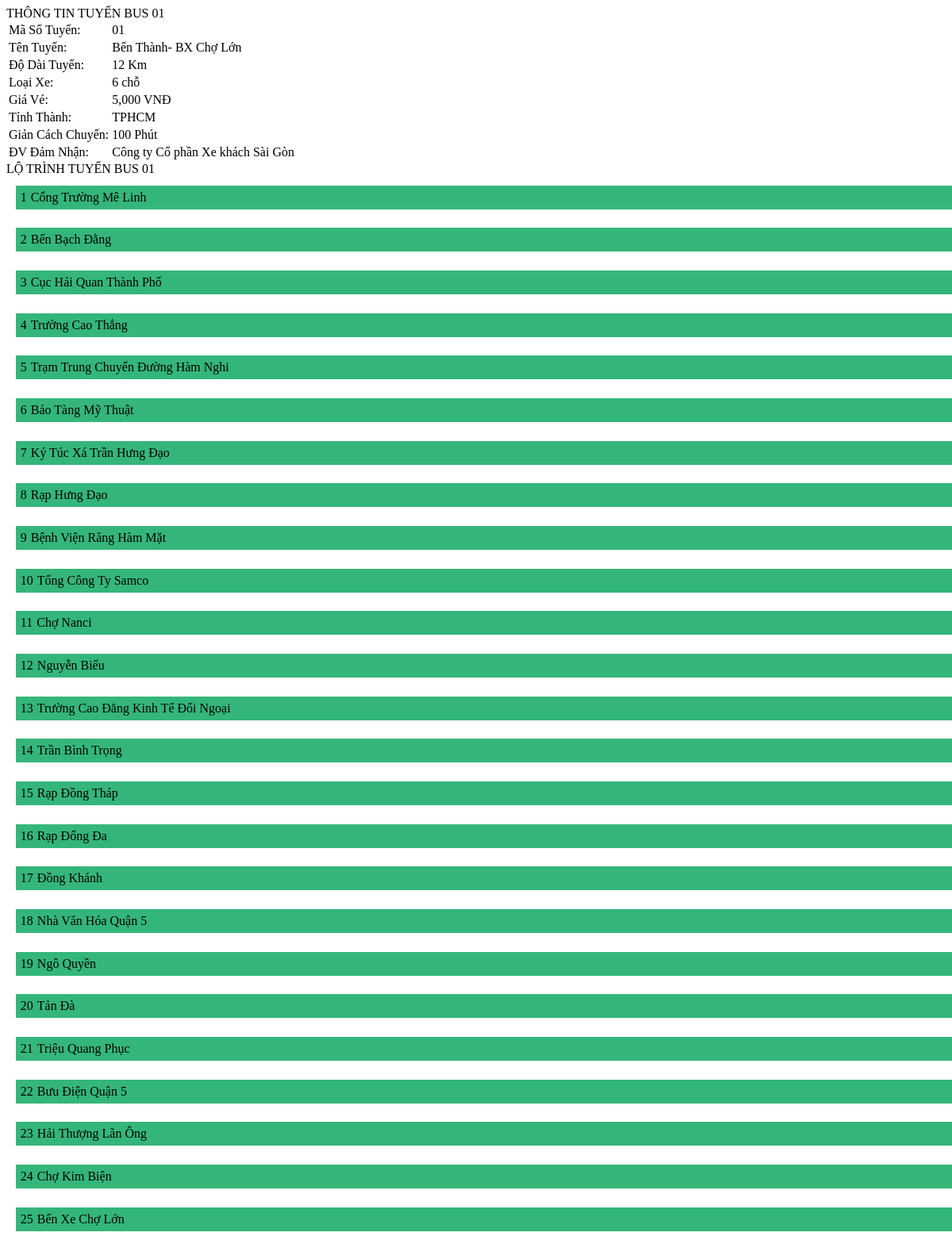
Screenshot of /php/content/chitiettuyenbus.php?id=01 with the database file from the repository.
### tables this page shows
CREATE TABLE `tuyen_xebus` (
  `ma_sotuyen` varchar(50) NOT NULL,
  `ten_tuyen` text NOT NULL,
  `donvi_damnhan` varchar(255) DEFAULT NULL,
  `dodai_tuyen` double DEFAULT NULL,
  `loai_xe` varchar(100) NOT NULL,
  `gia_ve` varchar(100) NOT NULL,
  `ma_tinhthanh` varchar(50) NOT NULL,
  `so_chuyen` int(11) DEFAULT NULL,
  `tu` time DEFAULT NULL,
  `den` time DEFAULT NULL,
  `giancach_chuyen` int(11) DEFAULT NULL
);

CREATE TABLE `tram_xebus` (
  `ma_tram` int(50) NOT NULL,
  `ten_tram` text,
  `ma_sotuyen` varchar(50) NOT NULL,
  `lat` double NOT NULL,
  `lon` double NOT NULL,
  `stt_theotuyen` int(11) NOT NULL,
  `danhsachnode` text NOT NULL
);

### php/content/chitiettuyenbus.php (the view, shortened to what this page needs)
<div class="tieude" name='<?php echo $_GET['id'] ?>'>THÔNG TIN TUYẾN BUS <?php echo "{$_GET['id']}";?></div>
<?php
include("connect.php");
$sql="SELECT * FROM tuyen_xebus where ma_sotuyen=".$_GET['id']."";
$retval=mysqli_query($conn, $sql) or die('Không kết nối được');
	if(mysqli_num_rows($retval) > 0){
		while($row = mysqli_fetch_assoc($retval)){
				echo "<div id='thongtintuyenbus'>
						<table class='table'>
								<tr><td>Mã Số Tuyến: </td><td>".$row['ma_sotuyen']."</td></tr>
								<tr><td>Tên Tuyến: </td><td>".$row['ten_tuyen']."</td></tr>
								<tr><td>Độ Dài Tuyến: </td><td>".$row['dodai_tuyen']." Km</td></tr>
								<tr><td>Loại Xe: </td><td>".$row['loai_xe']."</td></tr>
								<tr><td>Giá Vé: </td><td>".$row['gia_ve']."</td></tr>
								<tr><td>Tỉnh Thành: </td><td>".$row['ma_tinhthanh']."</td></tr>
								<tr><td>Giản Cách Chuyến: </td><td>".$row['giancach_chuyen']." Phút</td></tr>
								<tr><td>ĐV Đảm Nhận: </td><td>".$row['donvi_damnhan']."</td></tr>
							</table>
						</div>";
			}
	}else echo "Không Có Tuyến Bus Nào!";
?>
<div id="box">
	<div class="tieude">LỘ TRÌNH TUYẾN BUS <?php echo "{$_GET['id']}";?></div>
	<div id="chitiettuyen">
		<?php
			include("connect.php");
			$sql="SELECT tram_xebus.stt_theotuyen, tram_xebus.ten_tram FROM tuyen_xebus, tram_xebus WHERE tuyen_xebus.ma_sotuyen = tram_xebus.ma_sotuyen AND tuyen_xebus.ma_sotuyen=".$_GET['id']."";
			$retval=mysqli_query($conn, $sql) or die('Không kết nối được');
				if(mysqli_num_rows($retval) > 0){
					while($row = mysqli_fetch_assoc($retval)){
						echo "<a href='#' onclick='' class='dstbus'>
								<table cellpadding='0' cellspacing='0'>
									<tr class='rowStop'>
										<td class='orderNo'>".$row['stt_theotuyen']."</td>
										<td style='padding-left:5px;'>".$row['ten_tram']."</td>
									</tr>
								</table>
							</a>";
				}
			}else echo "Không có kết quả!";
		?>
	</div>
</div>

### php/content/chitiettuyenbus.php (style rules this page uses)
#thongtintuyenbus { position: relative; float: left; width: 100%; height: auto; }
#chitiettuyen .dstbus { position: relative; float: left; width: 100%; margin:1%; font-size: 14px; color: #FFF; padding: 5px; background-color: #34B67A; border: 1px solid #34B67A; text-align: inherit; }
#chitiettuyen a { text-decoration: none; }

### rows the page displays
tuyen_xebus: ma_sotuyen "01", ten_tuyen "Bến Thành- BX Chợ Lớn", dodai_tuyen "12", loai_xe "6 chỗ", gia_ve "5,000 VNĐ", ma_tinhthanh "TPHCM", giancach_chuyen "100", donvi_damnhan "Công ty Cổ phần Xe khách Sài Gòn"
tram_xebus: stt_theotuyen "1", ten_tram "Cổng Trường Mê Linh"
tram_xebus: stt_theotuyen "2", ten_tram "Bến Bạch Đằng"
tram_xebus: stt_theotuyen "3", ten_tram "Cục Hải Quan Thành Phố"
tram_xebus: stt_theotuyen "4", ten_tram "Trường Cao Thắng"
tram_xebus: stt_theotuyen "5", ten_tram "Trạm Trung Chuyển Đường Hàm Nghi"
tram_xebus: stt_theotuyen "6", ten_tram "Bảo Tàng Mỹ Thuật"
tram_xebus: stt_theotuyen "7", ten_tram "Ký Túc Xá Trần Hưng Đạo"
tram_xebus: stt_theotuyen "8", ten_tram "Rạp Hưng Đạo"
tram_xebus: stt_theotuyen "9", ten_tram "Bệnh Viện Răng Hàm Mặt"
tram_xebus: stt_theotuyen "10", ten_tram "Tổng Công Ty Samco"
tram_xebus: stt_theotuyen "11", ten_tram "Chợ Nanci"
tram_xebus: stt_theotuyen "12", ten_tram "Nguyễn Biểu"
tram_xebus: stt_theotuyen "13", ten_tram "Trường Cao Đẳng Kinh Tế Đối Ngoại"
tram_xebus: stt_theotuyen "14", ten_tram "Trần Bình Trọng"
tram_xebus: stt_theotuyen "15", ten_tram "Rạp Đồng Tháp"
tram_xebus: stt_theotuyen "16", ten_tram "Rạp Đống Đa"
tram_xebus: stt_theotuyen "17", ten_tram "Đồng Khánh"
tram_xebus: stt_theotuyen "18", ten_tram "Nhà Văn Hóa Quận 5"
tram_xebus: stt_theotuyen "19", ten_tram "Ngô Quyền"
tram_xebus: stt_theotuyen "20", ten_tram "Tản Đà"
tram_xebus: stt_theotuyen "21", ten_tram "Triệu Quang Phục"
tram_xebus: stt_theotuyen "22", ten_tram "Bưu Điện Quận 5"
tram_xebus: stt_theotuyen "23", ten_tram "Hải Thượng Lãn Ông"
tram_xebus: stt_theotuyen "24", ten_tram "Chợ Kim Biện"
tram_xebus: stt_theotuyen "25", ten_tram "Bến Xe Chợ Lớn"

### other values shown
$_GET['id'] "01"
